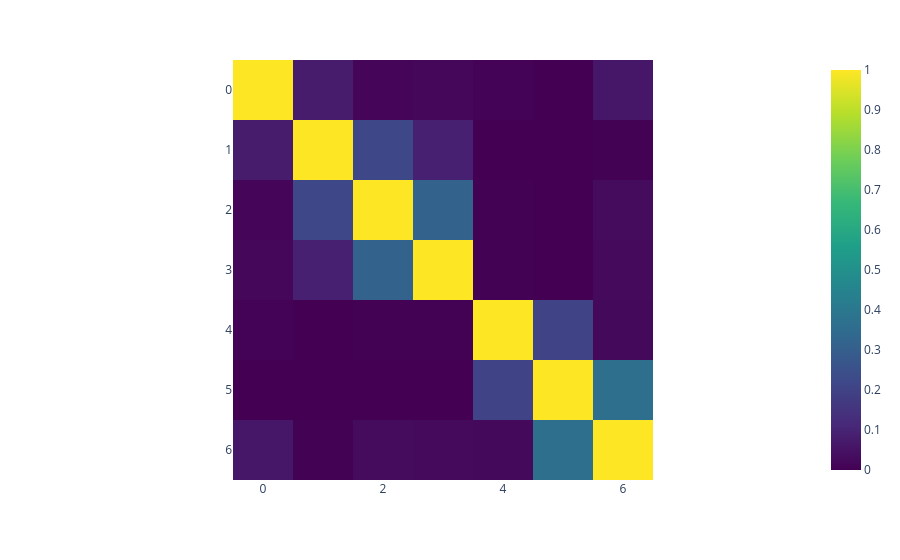

Notebook source saved alongside this figure:
### Markdown cell above
# MAC of the identified modes

### Code cell
# Calculate and plot the global MAC matrix
MAC = np.zeros((n_modes, n_modes))
for i in range(n_modes):
    for j in range(n_modes):
        MAC[i, j] = (np.abs(Phi_id[:, i].conj().T @ Phi_id[:, j]))**2 / ((Phi_id[:, i].conj().T @ Phi_id[:, i]) * (Phi_id[:, j].conj().T @ Phi_id[:, j]))

# Plot the MAC matrix: Check if the off-diagonal elements are close to zero
fig = px.imshow(MAC, color_continuous_scale='Viridis')
fig.show()

### Figure 1 — Plotly figure (JSON) as saved in the notebook; plotly's stock layout.template omitted (floating-point values rounded to 4 significant figures)
{"data": [{"coloraxis": "coloraxis", "hovertemplate": "x: %{x}<br>y: %{y}<br>color: %{z}<extra></extra>", "name": "0", "type": "heatmap", "xaxis": "x", "yaxis": "y", "z": [[1.0, 0.07749, 0.01548, 0.01724, 0.004794, 0.0001327, 0.06063], [0.07749, 1.0, 0.2174, 0.0891, 7.117e-06, 2.314e-09, 0.002503], [0.01548, 0.2174, 1.0, 0.3136, 0.001751, 7.327e-05, 0.02843], [0.01724, 0.0891, 0.3136, 1.0, 0.001514, 0.000125, 0.02479], [0.004794, 7.117e-06, 0.001751, 0.001514, 1.0, 0.2035, 0.02244], [0.0001327, 2.314e-09, 7.327e-05, 0.000125, 0.2035, 1.0, 0.3616], [0.06063, 0.002503, 0.02843, 0.02479, 0.02244, 0.3616, 1.0]]}], "layout": {"coloraxis": {"colorscale": [[0, "#440154"], [0.1111, "#482878"], [0.2222, "#3e4989"], [0.3333, "#31688e"], [0.4444, "#26828e"], [0.5556, "#1f9e89"], [0.6667, "#35b779"], [0.7778, "#6ece58"], [0.8889, "#b5de2b"], [1, "#fde725"]]}, "margin": {"t": 60}, "xaxis": {"anchor": "y", "constrain": "domain", "domain": [0, 1], "scaleanchor": "y"}, "yaxis": {"anchor": "x", "autorange": "reversed", "constrain": "domain", "domain": [0, 1]}}}
